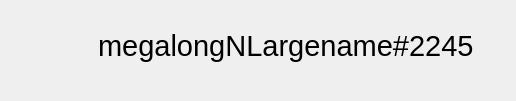
<?xml version="1.0" encoding="UTF-8"?>
<ui version="4.0">
 <class>PlayerSmallProfileClass</class>
 <widget class="QWidget" name="PlayerSmallProfileClass">
  <property name="geometry">
   <rect>
    <x>0</x>
    <y>0</y>
    <width>516</width>
    <height>101</height>
   </rect>
  </property>
  <property name="windowTitle">
   <string>PlayerSmallProfile</string>
  </property>
  <widget class="QLabel" name="divisionIcon">
   <property name="geometry">
    <rect>
     <x>10</x>
     <y>20</y>
     <width>61</width>
     <height>61</height>
    </rect>
   </property>
   <property name="text">
    <string/>
   </property>
  </widget>
  <widget class="QLabel" name="nameLabel">
   <property name="geometry">
    <rect>
     <x>98</x>
     <y>15</y>
     <width>401</width>
     <height>61</height>
    </rect>
   </property>
   <property name="font">
    <font>
     <pointsize>22</pointsize>
    </font>
   </property>
   <property name="text">
    <string>megalongNLargename#2245</string>
   </property>
  </widget>
 </widget>
 <layoutdefault spacing="6" margin="11"/>
 <resources/>
 <connections/>
</ui>
